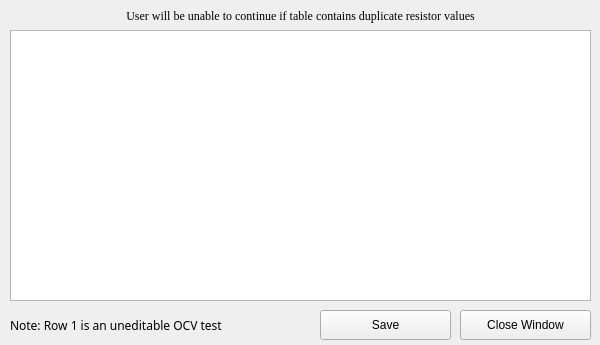
<?xml version="1.0" encoding="UTF-8"?>
<ui version="4.0">
 <class>polarizationSettings</class>
 <widget class="QDialog" name="polarizationSettings">
  <property name="windowModality">
   <enum>Qt::WindowModal</enum>
  </property>
  <property name="geometry">
   <rect>
    <x>0</x>
    <y>0</y>
    <width>600</width>
    <height>345</height>
   </rect>
  </property>
  <property name="sizePolicy">
   <sizepolicy hsizetype="Fixed" vsizetype="Fixed">
    <horstretch>0</horstretch>
    <verstretch>0</verstretch>
   </sizepolicy>
  </property>
  <property name="minimumSize">
   <size>
    <width>600</width>
    <height>345</height>
   </size>
  </property>
  <property name="maximumSize">
   <size>
    <width>600</width>
    <height>345</height>
   </size>
  </property>
  <property name="windowTitle">
   <string>Polarization Values</string>
  </property>
  <property name="modal">
   <bool>true</bool>
  </property>
  <widget class="QPushButton" name="cancel">
   <property name="geometry">
    <rect>
     <x>460</x>
     <y>310</y>
     <width>131</width>
     <height>30</height>
    </rect>
   </property>
   <property name="text">
    <string>Close Window</string>
   </property>
   <property name="autoDefault">
    <bool>false</bool>
   </property>
  </widget>
  <widget class="QPushButton" name="loadPolarization">
   <property name="geometry">
    <rect>
     <x>320</x>
     <y>310</y>
     <width>131</width>
     <height>30</height>
    </rect>
   </property>
   <property name="text">
    <string>Save</string>
   </property>
   <property name="autoDefault">
    <bool>false</bool>
   </property>
  </widget>
  <widget class="QTableView" name="polarizationTable">
   <property name="geometry">
    <rect>
     <x>10</x>
     <y>30</y>
     <width>581</width>
     <height>271</height>
    </rect>
   </property>
   <property name="sizePolicy">
    <sizepolicy hsizetype="Expanding" vsizetype="Expanding">
     <horstretch>0</horstretch>
     <verstretch>0</verstretch>
    </sizepolicy>
   </property>
   <property name="sizeAdjustPolicy">
    <enum>QAbstractScrollArea::AdjustToContents</enum>
   </property>
   <attribute name="horizontalHeaderStretchLastSection">
    <bool>true</bool>
   </attribute>
   <attribute name="verticalHeaderStretchLastSection">
    <bool>true</bool>
   </attribute>
  </widget>
  <widget class="QLabel" name="note">
   <property name="geometry">
    <rect>
     <x>10</x>
     <y>310</y>
     <width>301</width>
     <height>31</height>
    </rect>
   </property>
   <property name="font">
    <font>
     <family>cmr10</family>
     <italic>false</italic>
    </font>
   </property>
   <property name="text">
    <string>Note: Row 1 is an uneditable OCV test</string>
   </property>
  </widget>
  <widget class="QLabel" name="note_2">
   <property name="geometry">
    <rect>
     <x>10</x>
     <y>0</y>
     <width>581</width>
     <height>31</height>
    </rect>
   </property>
   <property name="font">
    <font>
     <family>Times New Roman</family>
    </font>
   </property>
   <property name="styleSheet">
    <string notr="true">font-family: Times New Roman</string>
   </property>
   <property name="text">
    <string>User will be unable to continue if table contains duplicate resistor values</string>
   </property>
   <property name="alignment">
    <set>Qt::AlignCenter</set>
   </property>
  </widget>
 </widget>
 <resources/>
 <connections/>
</ui>
